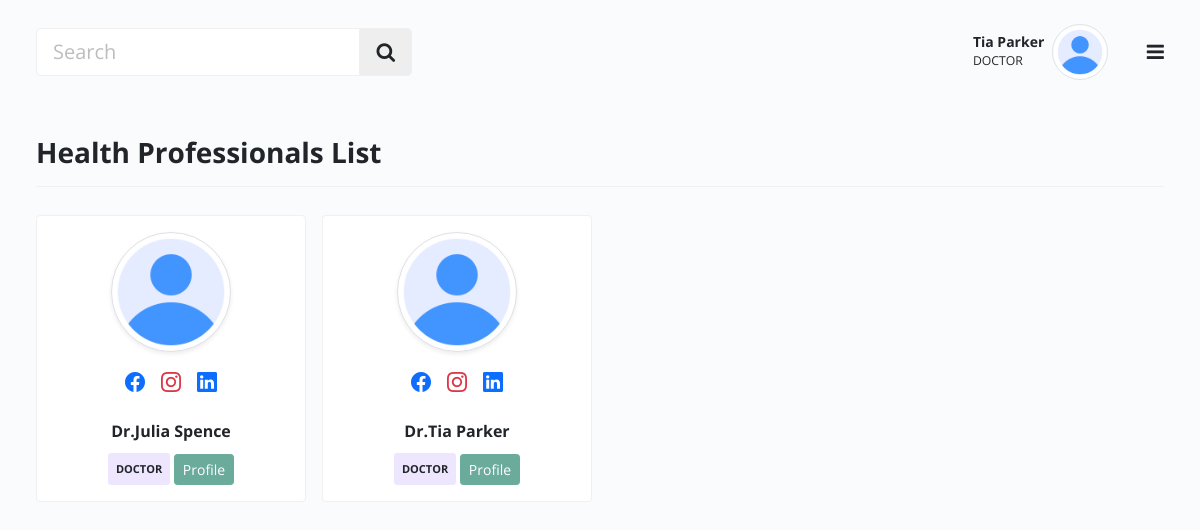
Before: /doctors (signed in) with the older database file.
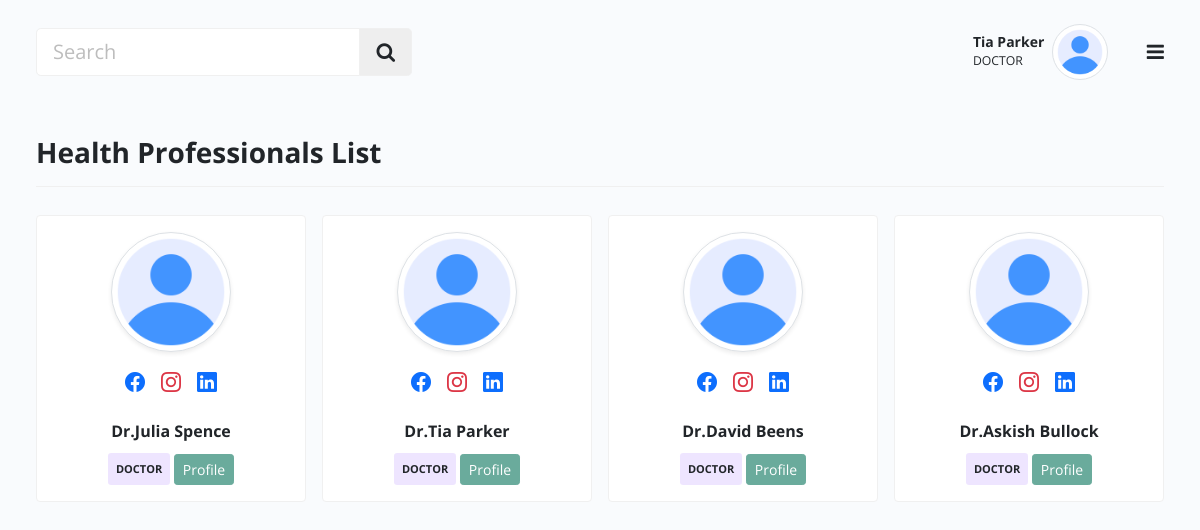
After: the same page with the newer database file.
### tables this page shows
CREATE TABLE users (
    id INTEGER PRIMARY KEY AUTOINCREMENT,
    dob TEXT NOT NULL,
    first_name TEXT NOT NULL,
    last_name TEXT NOT NULL,
    user_role TEXT NOT NULL,
    email TEXT NOT NULL UNIQUE,
    gender TEXT NOT NULL,
    phone_number TEXT NOT NULL,
    passcode TEXT NOT NULL
);

### app.py (the view)
@app.route("/doctors", methods=('GET', 'POST'))
def doctors():
    db = get_db()
    notifications = db.execute(f"SELECT * FROM notifications WHERE user_id = '{g.user['id']}'").fetchall()
    users = db.execute("SELECT * FROM users WHERE user_role != 'PATIENT' and user_role != 'ADMINISTRATOR'").fetchall()
    return render_template("doctors.html", data=users, notifications=notifications)

### api_routes/api_auth.py (called while the page is built)
@bp.before_app_request
def load_logged_in_user():
    user_id = session.get('user_id')
    if user_id is None:
        g.user = None
    else:
        g.user = get_db().execute(
            'SELECT * FROM users WHERE id = ?', (user_id,)
        ).fetchone()

### db.py (called while the page is built)
def dict_factory(cursor, row):
    d = {}
    for idx, col in enumerate(cursor.description):
        d[col[0]] = row[idx]
    return d

def get_db():
    if 'db' not in g:
        g.db = sqlite3.connect(
            'database.db',
            detect_types=sqlite3.PARSE_DECLTYPES
        )
        g.db.row_factory = dict_factory
    return g.db

### templates/doctors.html (shortened to what this page needs)
{% extends 'base.html' %}
{% block content %}
    <div class="main px-lg-4 px-md-4">
        {% include 'shared/header.html'%}
        <div class="body d-flex py-3">
            <div class="container-xxl">
                <div class="row align-items-center">
                    <div class="border-0 mb-4">
                        <div class="card-header py-3 no-bg bg-transparent d-flex align-items-center px-0 justify-content-between border-bottom flex-wrap">
                            <h3 class="fw-bold mb-0">Health Professionals List </h3>
                        </div>
                    </div>
                </div>
                <div class="row g-3 row-cols-1 row-cols-sm-2 row-cols-md-2 row-cols-lg-4 row-cols-xl-4 row-cols-xxl-4 row-deck py-1 pb-4">
                    {% for u in data %}
                    <div class="col">
                        <div class="card teacher-card ">
                            <div class="card-body d-flex flex-column">
                                <div class="profile-av mx-auto text-center w220">
                                    <img src="{{url_for('static', filename='assets/images/profile.png')}}" alt="" class="avatar xl rounded-circle img-thumbnail shadow-sm">
                                    <div class="about-info d-flex align-items-center mt-3 justify-content-center">
                                        <div class="followers rounded-circle me-3">
                                            <a href="#">
                                                <i class="bi bi-facebook fs-5 text-blue"></i>
                                            </a>
                                        </div>
                                        <div class="own-video rounded-circle me-3">
                                            <a href="#">
                                                <i class="bi bi-instagram fs-5 text-danger"></i>
                                            </a>
                                        </div>
                                        <div class="star rounded-circle ">
                                            <a href="#">
                                                <i class="bi bi-linkedin fs-5 text-blue"></i>
                                            </a>
                                        </div>
                                    </div>
                                </div>
                                <div class="teacher-info  w-100 text-center mt-3">
                                    <h6  class="mb-2 mt-2  fw-bold d-block fs-6">Dr.{{ u.first_name }} {{ u.last_name }}</h6>
                                    <span class="light-info-bg py-2 px-2 rounded-1 d-inline-block fw-bold small-11 mb-0 mt-1">{{ u.user_role }}</span>
                                    <a href="#" class="btn btn-primary btn-sm">Profile</a>
                                </div>
                            </div>
                        </div>
                    </div>
                    {% endfor %}
                </div>
            </div>
        </div>
    </div>
{% endblock %}

### templates/base.html (shortened to what this page needs)
<!doctype html>
<html class="no-js" lang="en" dir="ltr">
<head>
    <link rel="stylesheet" href="{{ url_for('static', filename='assets/css/ihealth.style.min.css') }}">
    <link rel="stylesheet" href="{{ url_for('static', filename='assets/plugin/datatables/responsive.dataTables.min.css') }}">
    <link rel="stylesheet" href="{{ url_for('static', filename='assets/plugin/datatables/dataTables.bootstrap5.min.css') }}">
    <link rel="stylesheet" href="https://cdn.jsdelivr.net/npm/@event-calendar/build@2.7.0/event-calendar.min.css">
</head>
<body>
<div id="ihealth-layout" class="theme-tradewind">
    {% block content %}{% endblock %}
</div>
</body>
</html>

### templates/shared/header.html (shortened to what this page needs)
<div class="header">
    <nav class="navbar py-4">
        <div class="container-xxl">
            <div class="h-right d-flex align-items-center mr-5 mr-lg-0 order-1">
                <div class="d-flex">
                    <a class="nav-link text-primary collapsed" href="help.html" title="Get Help">
                        <i class="icofont-info-square fs-5"></i>
                    </a>
                </div>
                <div class="dropdown notifications zindex-popover">
                    <a class="nav-link dropdown-toggle pulse" href="#" role="button" data-bs-toggle="dropdown">
                        <i class="icofont-alarm fs-5"></i>
                    </a>
                </div>
                <div class="dropdown user-profile ml-2 ml-sm-3 d-flex align-items-center zindex-popover">
                    <div class="u-info me-2">
                        <p class="mb-0 text-end line-height-sm "><span class="font-weight-bold">{{g.user.first_name}} {{g.user.last_name}}</span></p>
                        <small>{{ g.user.user_role }}</small>
                    </div>
                    <a class="nav-link dropdown-toggle pulse p-0" href="#" role="button" data-bs-toggle="dropdown" data-bs-display="static">
                        <img class="avatar lg rounded-circle img-thumbnail" src="{{url_for('static', filename='assets/images/profile.png')}}" alt="profile">
                    </a>
                </div>
                <div class="setting ms-2">
                    <a href="#" data-bs-toggle="modal" data-bs-target="#Settingmodal"><i class="icofont-gear-alt fs-5"></i></a>
                </div>
            </div>
            <button class="navbar-toggler p-0 border-0 menu-toggle order-3" type="button" data-bs-toggle="collapse" data-bs-target="#mainHeader">
                <span class="fa fa-bars"></span>
            </button>
            <div class="order-0 col-lg-4 col-md-4 col-sm-12 col-12 mb-3 mb-md-0 ">
                <div class="input-group flex-nowrap input-group-lg">
                    <input type="search" class="form-control" placeholder="Search" aria-label="search" aria-describedby="addon-wrapping">
                    <button type="button" class="input-group-text" id="addon-wrapping"><i class="fa fa-search"></i></button>
                </div>
            </div>
        </div>
    </nav>
</div>

Changed rows visible on the page:
added users: first_name "David", last_name "Beens", user_role "DOCTOR"
added users: first_name "Askish", last_name "Bullock", user_role "DOCTOR"
